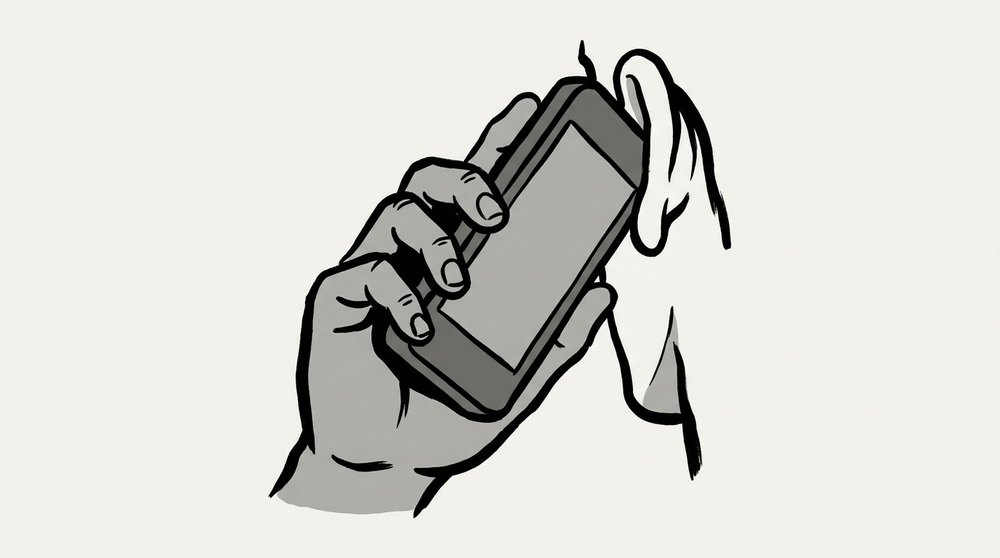
#> input picture NanoBanana_a-black-and-white-hand-drawn-ink-illustration-of-a-hand-hold.png, 1000 x 558 px, shrunk from 1376 x 768 before the run
$ python ink_metrics.py ../NanoBanana_a-black-and-white-hand-drawn-ink-illustration-of-a-hand-hold.png
#> lines starting #> are read from the running program, lines starting #| are printed output that depends on the picture; after the words box and inside, x2 and y2 are one past the last pixel; in counts of white or black regions, pixels touching at a corner belong together
#!/usr/bin/env python3
# -*- coding: utf-8 -*-
"""
ink_metrics.py — измерение ФАКТУРЫ рисунка: чем и как проведена линия.

Пропорции мы уже сверяем (compare_ref.py). Этот инструмент отвечает на другой
класс вопросов: какой «карандаш» у оригинала и насколько рваный у него край.
Всё считается из пикселей, без оценок на глаз.

Метрики:
  * stroke_px   — медианная ТОЛЩИНА линии в пикселях (и в долях ширины кадра,
                  чтобы сравнивать кадры разного разрешения);
  * stroke_var  — разброс толщины (0 = ровная «векторная» линия, выше = живая
                  линия с нажимом, как от кисти/карандаша);
  * roughness   — РВАНОСТЬ края: во сколько раз реальный контур длиннее своей
                  сглаженной версии. 1.0 = идеально гладкий вектор;
  * edge_soft   — мягкость края: доля полутоновых пикселей на границе
                  (0 = жёсткая двухтоновая заливка, выше = размытие/антиалиас);
  * tones       — сколько уровней яркости реально занято (двухтон или полутона);
  * contour_wobble — на сколько пикселей УЕЗЖАЕТ контур между соседними
                  рисунками (только для видео). Это и есть «боил» оригинала —
                  прямое целевое значение для нашего line-boil.

Использование:
    python3 tools/ink_metrics.py кадр.png
    python3 tools/ink_metrics.py ролик.mp4 --at 8        # + contour_wobble
    python3 tools/ink_metrics.py наш.mp4 --ref оригинал.mp4 --at 8
"""

import argparse
import subprocess
import sys
import tempfile
from pathlib import Path

import numpy as np
from PIL import Image

INK = 100        # порог «чернил»
PAPER = 190      # порог «бумаги»


def load_gray(path, at=None):
    p = Path(path)
    if p.suffix.lower() in (".png", ".jpg", ".jpeg"):
        return np.asarray(Image.open(p).convert("L"), dtype=np.uint8)
    out = Path(tempfile.mkdtemp()) / "f.png"
    cmd = ["ffmpeg", "-y", "-v", "error"]
    if at is not None:
        cmd += ["-ss", str(at)]
    cmd += ["-i", str(p), "-vframes", "1", str(out)]
    subprocess.run(cmd, check=True)
    return np.asarray(Image.open(out).convert("L"), dtype=np.uint8)


def run_lengths(row):
    """Длины непрерывных отрезков True в булевом ряду."""
    out, n = [], 0
    for v in row:
        if v:
            n += 1
        elif n:
            out.append(n); n = 0
    if n:
        out.append(n)
    return out


def stroke_widths(ink, max_w=60):
    """Толщины штрихов: длины чёрных отрезков по строкам и столбцам.

    Берём только «тонкие» отрезки (< max_w) — иначе в статистику попадут
    сплошные заливки тела, а нас интересует именно ЛИНИЯ.
    """
    runs = []
    h, w = ink.shape
    for y in range(0, h, 3):
        runs += [r for r in run_lengths(ink[y]) if 1 < r < max_w]
    for x in range(0, w, 3):
        runs += [r for r in run_lengths(ink[:, x]) if 1 < r < max_w]
    return np.array(runs) if runs else np.array([0])


def roughness(ink):
    """Рваность края: периметр контура / периметр его сглаженной версии."""
    e = np.zeros_like(ink)
    e[1:-1, 1:-1] = ink[1:-1, 1:-1] & (
        ~ink[:-2, 1:-1] | ~ink[2:, 1:-1] | ~ink[1:-1, :-2] | ~ink[1:-1, 2:]
    )
    per = e.sum()
    # сглаживаем маску боксом 5×5 и снова считаем периметр
    k = 5
    pad = np.pad(ink.astype(np.float32), k // 2, mode="edge")
    sm = np.zeros_like(ink, dtype=np.float32)
    for dy in range(k):
        for dx in range(k):
            sm += pad[dy:dy + ink.shape[0], dx:dx + ink.shape[1]]
    smooth = (sm / (k * k)) > 0.5
    es = np.zeros_like(smooth)
    es[1:-1, 1:-1] = smooth[1:-1, 1:-1] & (
        ~smooth[:-2, 1:-1] | ~smooth[2:, 1:-1] | ~smooth[1:-1, :-2] | ~smooth[1:-1, 2:]
    )
    per_s = max(es.sum(), 1)
    return per / per_s


# [30 lines left out: function contour_wobble, not called in this run]


def measure(path, at=None, label=""):
    g = load_gray(path, at)
    ink = g < INK
    m = {}
    sw = stroke_widths(ink)
    m["stroke_px"] = float(np.median(sw))
    m["stroke_var"] = float(np.std(sw) / max(np.median(sw), 1e-6))
    m["roughness"] = float(roughness(ink))
    edge = (g >= INK) & (g <= PAPER)
    m["edge_soft"] = float(edge.sum() / max(ink.sum(), 1))
    hist = np.histogram(g, bins=32, range=(0, 255))[0]
    m["tones"] = int((hist > g.size * 0.002).sum())
    if Path(path).suffix.lower() == ".mp4":
        wob = contour_wobble(path, at or 5)
        if wob is not None:
            m["contour_wobble"] = wob
    return m


def main(argv):
    ap = argparse.ArgumentParser()
    ap.add_argument("target", help="наш кадр/ролик")
    ap.add_argument("--ref", help="кадр/ролик оригинала для сравнения")
    ap.add_argument("--at", type=float, default=None)
    ap.add_argument("--at-ref", type=float, default=None,
                    help="таймкод эталона, если план в другом месте ролика")
    a = ap.parse_args(argv)

    ours = measure(a.target, a.at)
#> in measure, `ink = g < INK`:
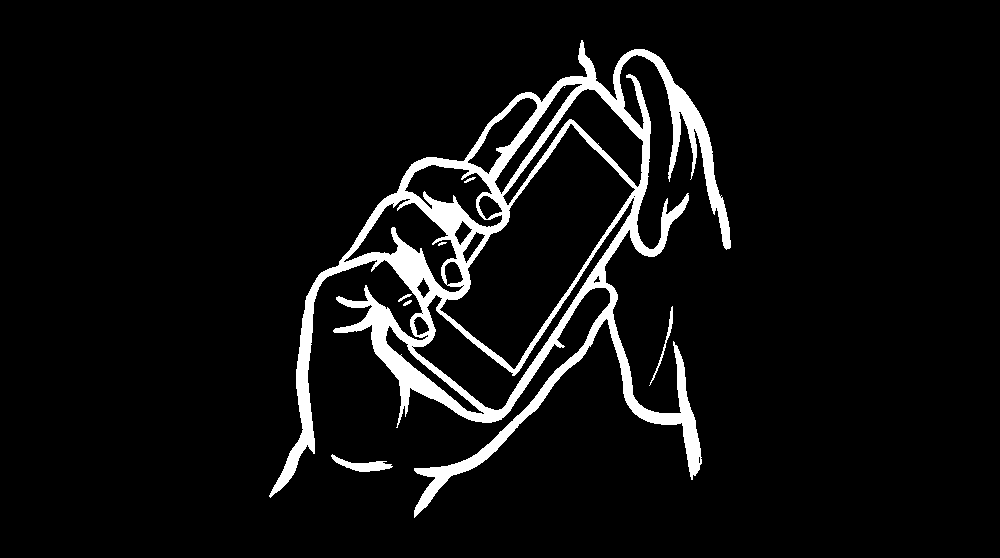
#> ink: shape (558, 1000) bool; 6.4% white; 8 white regions (1 under 20 px), largest, box (x1, y1, x2, y2) and area: (269, 40, 731, 518) 35164, (331, 454, 393, 472) 449, (649, 306, 673, 386) 194
#> the loop in stroke_widths, `for y in range(0, h, 3):` made 186 passes
#> runs on passes 15 to 17: [3], [3, 4], [3, 4, 6]
#> after the loop in stroke_widths, `for y in range(0, h, 3):`: runs = 1089 values, max 59 at index 988, min 2 at index 275, mean 10.81
#> after the loop in stroke_widths, `for x in range(0, w, 3):`: runs = 1897 values, max 59 at index 988, min 2 at index 275, mean 11.81
#> in measure, `sw = stroke_widths(ink)`: sw has the same summary as runs in stroke_widths
#> in roughness, `e[1:-1, 1:-1] = ink[1:-1, 1:-1] & ( ~ink[:-2, 1:-1] | ~ink[2:, 1:-1] |..`:
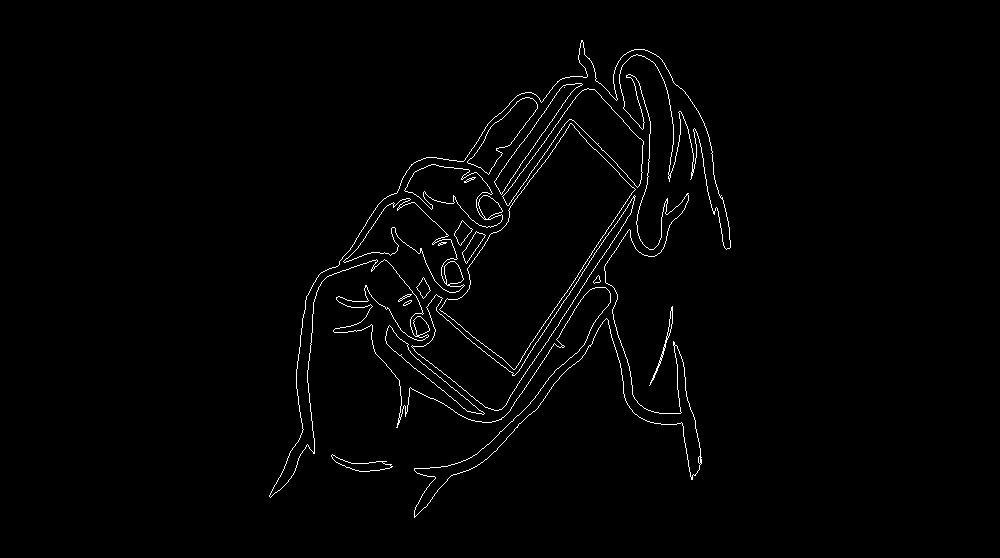
#> e: shape (558, 1000) bool; 1.4% white in thin lines or dots, all inside (x1, y1, x2, y2) = (269, 40, 731, 518)
#> in roughness, `per = e.sum()`: per = 7852
#> in roughness, `pad = np.pad(ink.astype(np.float32), k // 2, mode="edge")`:
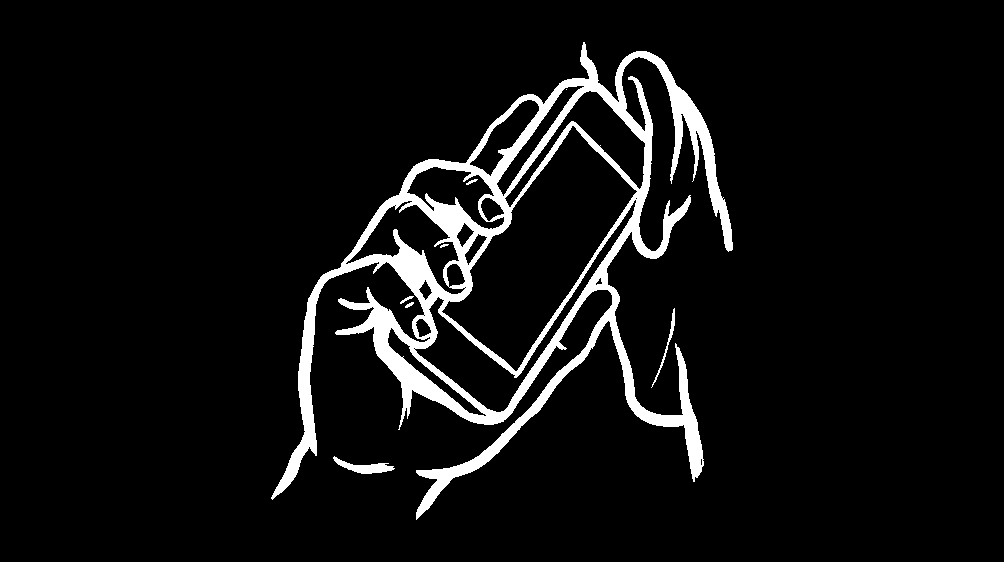
#> pad: shape (562, 1004) float32; values 0 (black) and 1 (white), 6.4% white; 8 white regions (1 under 20 px), largest, box (x1, y1, x2, y2) and area: (271, 42, 733, 520) 35164, (333, 456, 395, 474) 449, (651, 308, 675, 388) 194
#> after the loop in roughness, `for dy in range(k):`:
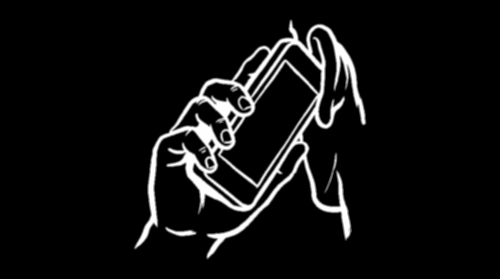
#> sm: shape (558, 1000) float32 (shown at 1/2 size); min 0, max 25, mean 1.6; drawn with min black and max white
#> in roughness, `smooth = (sm / (k * k)) > 0.5`:
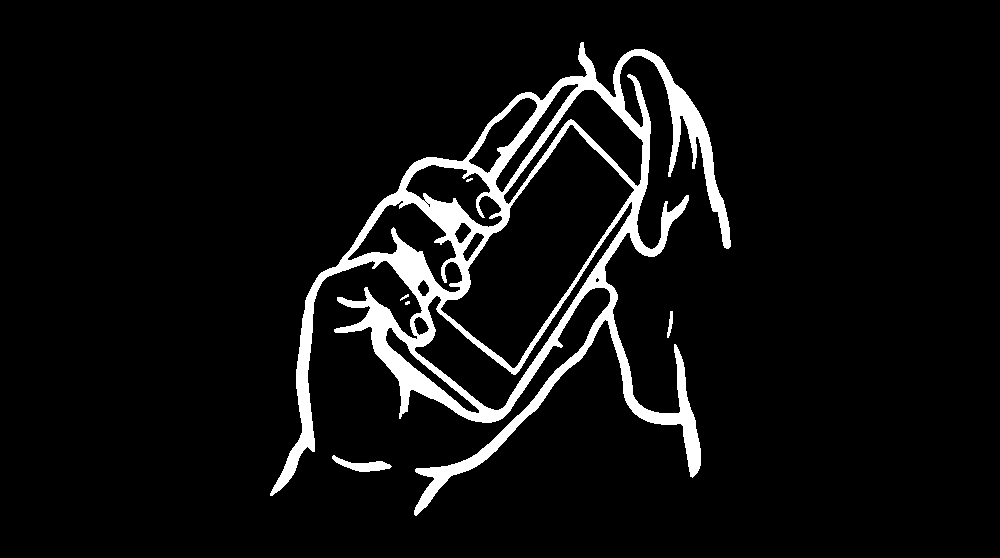
#> smooth: shape (558, 1000) bool; 6.4% white; 6 white regions (2 under 20 px), largest, box (x1, y1, x2, y2) and area: (270, 42, 731, 516) 35366, (332, 455, 392, 472) 441, (667, 311, 673, 338) 87, (400, 294, 409, 301) 24
#> in roughness, `es[1:-1, 1:-1] = smooth[1:-1, 1:-1] & ( ~smooth[:-2, 1:-1] | ~smooth[2..`:
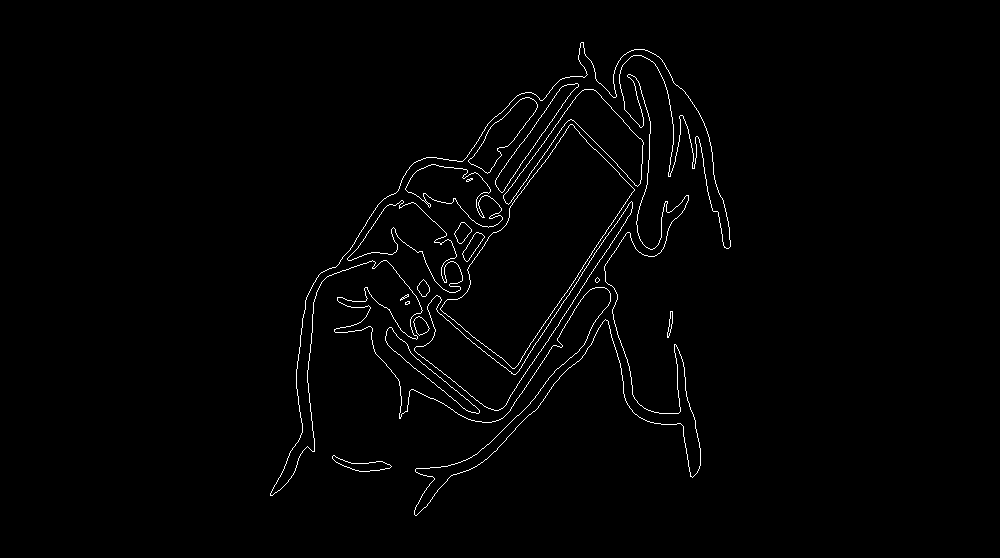
#> es: shape (558, 1000) bool; 1.3% white in thin lines or dots, all inside (x1, y1, x2, y2) = (270, 42, 731, 516)
#> in roughness, `per_s = max(es.sum(), 1)`: per_s = 7277
#> in measure, `edge = (g >= INK) & (g <= PAPER)`:
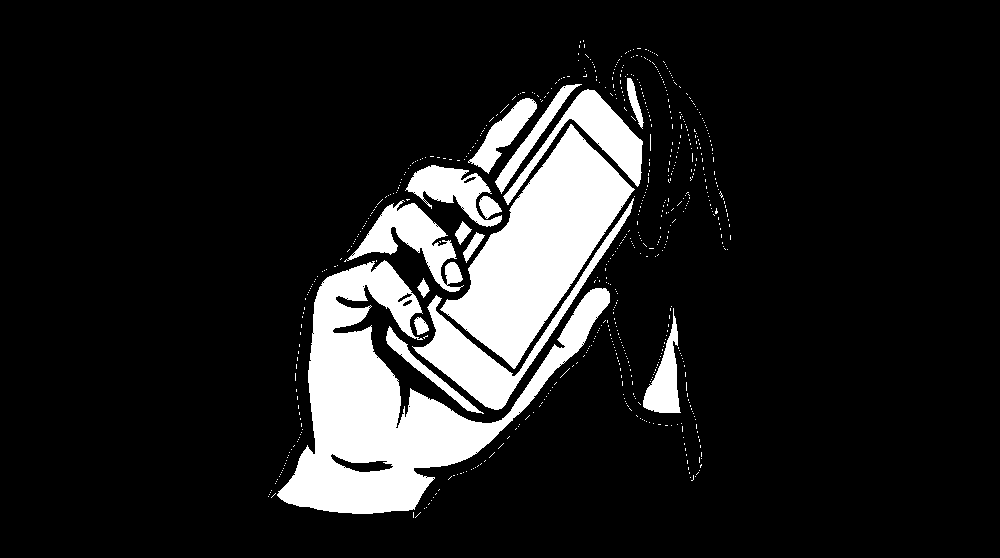
#> edge: shape (558, 1000) bool; 13.2% white; 637 white regions (621 under 20 px), largest, box (x1, y1, x2, y2) and area: (277, 260, 610, 514) 29226, (440, 124, 635, 369) 19878, (412, 198, 634, 410) 5807
#> in measure, `hist = np.histogram(g, bins=32, range=(0, 255))[0]`: hist = 32 values, max 437219 at index 30, min 190 at index 25, mean 17437.5
#> ours = {'stroke_px': 9, 'stroke_var': 0.955, 'roughness': 1.08, 'edge_soft': 2.05, 'tones': 11}
    ref = measure(a.ref, a.at_ref if a.at_ref is not None else a.at) if a.ref else None

    names = {
        "stroke_px": "толщина линии, px",
        "stroke_var": "разброс толщины",
        "roughness": "рваность края",
        "edge_soft": "мягкость края",
        "tones": "число тонов",
        "contour_wobble": "дрожь контура, px",
    }
    if ref:
        print(f"\n  ФАКТУРА РИСУНКА\n  {'метрика':<20}{'наш':>9}{'оригинал':>11}{'расх.':>9}")
        for k, n in names.items():
            if k in ours and k in ref:
                o, r = ours[k], ref[k]
                d = abs(o - r) / max(abs(r), 1e-6) * 100
                print(f"  {n:<20}{o:>9.2f}{r:>11.2f}{d:>8.0f}%  {'OK' if d <= 25 else 'РАСХОЖДЕНИЕ'}")
    else:
        print(f"\n  ФАКТУРА: {a.target}")
        for k, n in names.items():
            if k in ours:
                print(f"  {n:<20}{ours[k]:>9.2f}")
#> this loop made 6 passes
#|   толщина линии, px        9.00
#|   разброс толщины          0.96
#|   рваность края            1.08
#|   мягкость края            2.05
#|   число тонов             11.00
    print()
    return 0


if __name__ == "__main__":
    raise SystemExit(main(sys.argv[1:]))
#> (the program exits here)

$ run again, on NanoBanana_a-black-and-white-hand-drawn-ink-illustration-of-a-single-sh.png
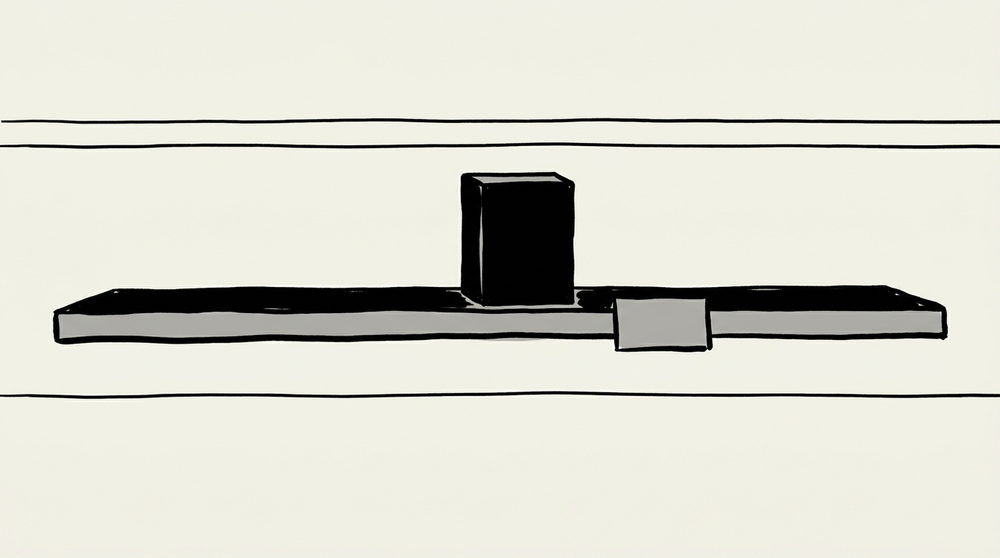
#> input picture NanoBanana_a-black-and-white-hand-drawn-ink-illustration-of-a-single-sh.png, 1000 x 558 px, shrunk from 1376 x 768 before the run
#> in measure, `ink = g < INK`:
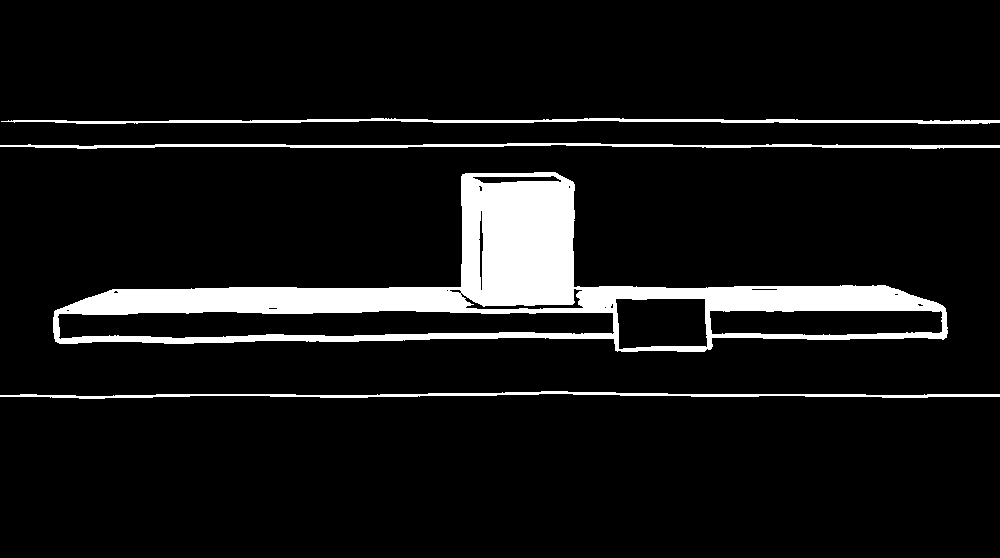
#> ink: shape (558, 1000) bool; 8.3% white; 4 white regions, box (x1, y1, x2, y2) and area: (53, 172, 948, 352) 37629, (1, 118, 1000, 124) 2897, (0, 143, 1000, 149) 2896, (0, 391, 1000, 399) 2726
#> the loop in stroke_widths, `for y in range(0, h, 3):` made 186 passes
#> runs on passes 41 to 43: [54, 2, 6, 8, 2, 5, 29], [54, 2, 6, 8, 2, 5, 29, 50, 2, 6], [54, 2, 6, 8, 2, 5, 29, 50, 2, 6]
#> after the loop in stroke_widths, `for y in range(0, h, 3):`: runs = 104 values, max 54 at index 0, min 2 at index 1, mean 13.12
#> after the loop in stroke_widths, `for x in range(0, w, 3):`: runs = 1752 values, max 56 at index 1061, min 2 at index 1, mean 6.96
#> sw has the same summary as runs in stroke_widths
#> e: shape (558, 1000) bool; 1.9% white in thin lines or dots, all inside (x1, y1, x2, y2) = (1, 118, 999, 399)
#> per = 10793
#> pad: shape (562, 1004) float32; values 0 (black) and 1 (white), 8.2% white; 4 white regions, box (x1, y1, x2, y2) and area: (55, 174, 950, 354) 37629, (0, 145, 1004, 151) 2906, (3, 120, 1004, 126) 2903, (0, 393, 1004, 401) 2736
#> smooth: shape (558, 1000) bool; 8.1% white; 40 white regions (5 under 20 px), largest, box (x1, y1, x2, y2) and area: (53, 172, 948, 352) 37890, (584, 118, 1000, 124) 1327, (35, 144, 286, 149) 758
#> es: shape (558, 1000) bool; 1.7% white in thin lines or dots, all inside (x1, y1, x2, y2) = (20, 118, 999, 399)
#> per_s = 9344
#> in measure, `edge = (g >= INK) & (g <= PAPER)`:
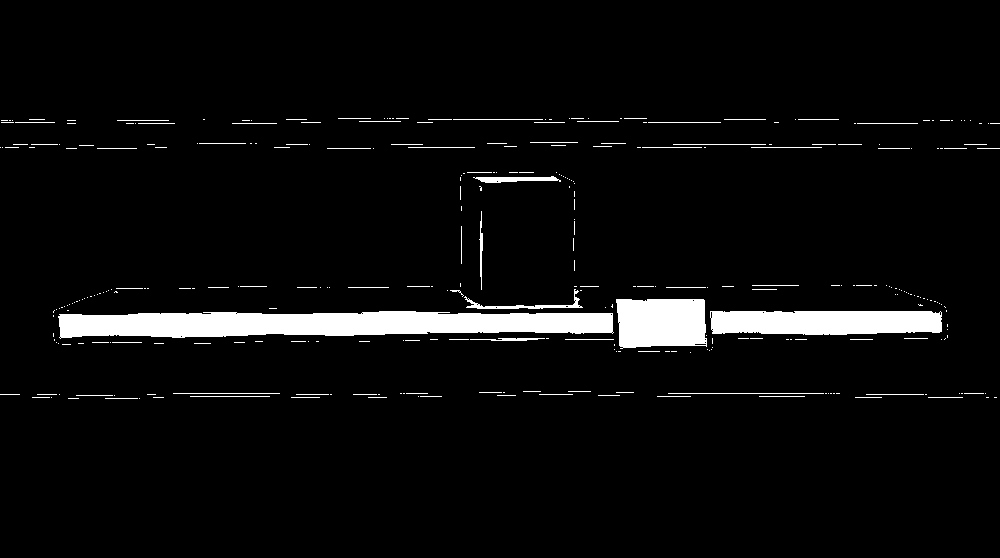
#> edge: shape (558, 1000) bool; 4.7% white; 323 white regions (240 under 20 px), largest, box (x1, y1, x2, y2) and area: (58, 311, 614, 339) 11956, (710, 311, 942, 335) 5168, (616, 299, 707, 349) 4123
#> hist = 32 values, max 273091 at index 29, min 322 at index 25, mean 17437.5
#> ours = {'stroke_px': 3, 'stroke_var': 2.62, 'roughness': 1.16, 'edge_soft': 0.57, 'tones': 6}
#> the loop in main, `for k, n in names.items():` made 6 passes
#|   толщина линии, px        3.00
#|   разброс толщины          2.62
#|   рваность края            1.16
#|   мягкость края            0.57
#|   число тонов              6.00
